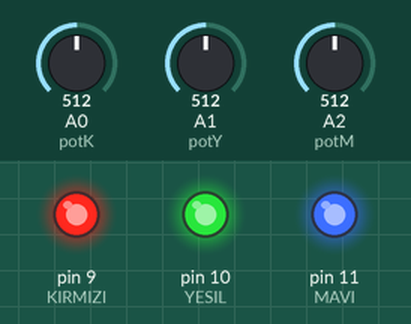
Simulated run of this sketch. Board: Arduino Uno, built with avr-gcc and run on an emulated ATmega328P. Shown: output pins drawn as LEDs (lit = HIGH). The inputs (shaded band) are chosen by the test bench; at power-on: A2 (potM) = 512, A0 (potK) = 512, A1 (potY) = 512.

Above: at 1.2 s.
1.3 s: A2 (potM) set to 306
At 2.2 s:
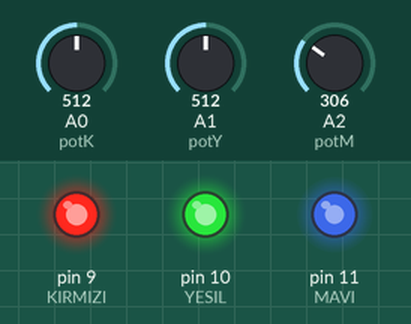
2.8 s: A0 (potK) set to 122
At 3.4 s:
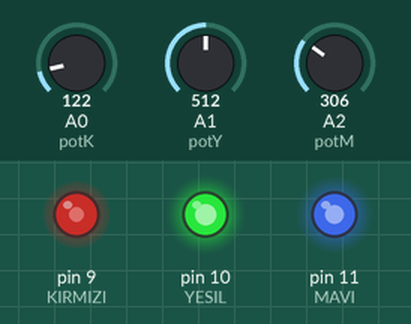
4.3 s: A1 (potY) set to 122
At 5.5 s:
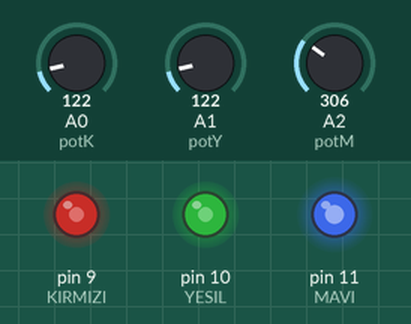
5.8 s: A0 (potK) set to 0
At 6.8 s:
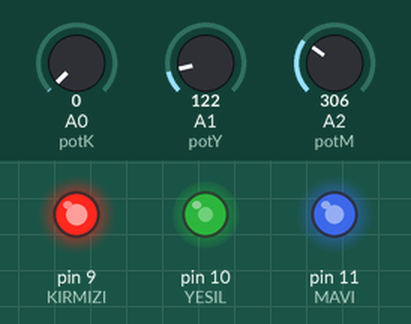
7.3 s: A1 (potY) set to 0
At 8.0 s:
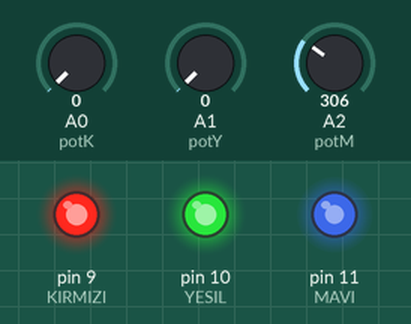
8.8 s: A2 (potM) set to 273
10.3 s: A2 (potM) set to 255
At 11.5 s:
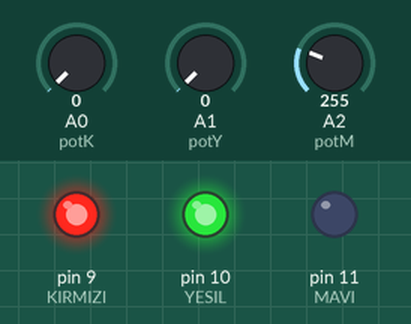
Timing chart, 0 to 12.8 s (numbered marks = the images above; inputs shaded):
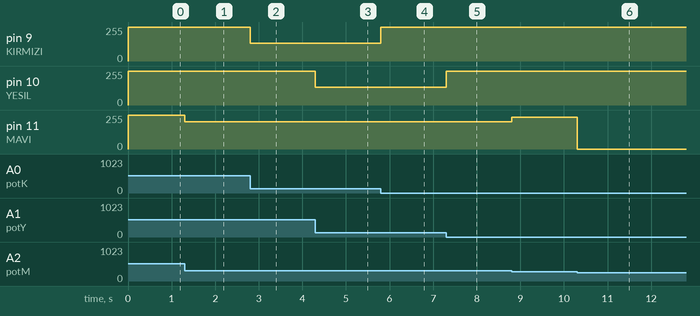

Measured:
- after the input at 1.3 s, pin 11 (MAVI): 255/255 → 205/255 at once
- after the input at 2.8 s, pin 9 (KIRMIZI): 255/255 → 133/255 at once
- after the input at 4.3 s, pin 10 (YESIL): 255/255 → 133/255 at once
- after the input at 5.8 s, pin 9 (KIRMIZI): 133/255 → 255/255 at once
- after the input at 7.3 s, pin 10 (YESIL): 133/255 → 255/255 at once
- after the input at 8.8 s, pin 11 (MAVI): 205/255 → 238/255 at once
- after the input at 10.3 s, pin 11 (MAVI): 238/255 → 0/255 at once

The sketch:

potrgb.ino
```cpp
#define YESIL 10
#define MAVI 11
#define KIRMIZI 9

void setup() {

  pinMode(YESIL, OUTPUT);
  pinMode(MAVI, OUTPUT);
  pinMode(KIRMIZI, OUTPUT);

}
const int potK = A0;
const int potY = A1;
const int potM = A2;

int KIRMIZIDeger;
int MAVIDeger;
int YESILDeger;

void loop() {

    KIRMIZIDeger = analogRead(potK);
    YESILDeger = analogRead(potY);
    MAVIDeger = analogRead(potM);
    analogWrite( KIRMIZI, 255 - KIRMIZIDeger );
    analogWrite( YESIL,255 - YESILDeger );
    analogWrite( MAVI, 255 - MAVIDeger );
}
```
